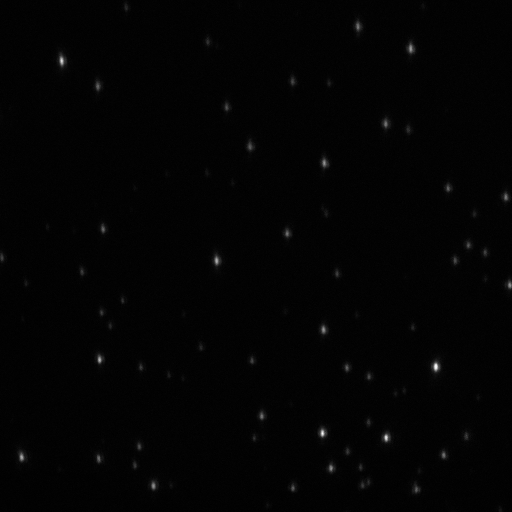
#> input picture X2110-Camera/100x/bQD605/STD_680-2.tif, 512 x 512 px
$ python wavelength_calculation_two_colors.py
#> lines starting #> are read from the running program, lines starting #| are printed output that depends on the picture
# =============================================================================
# This code calculates the wavelength based on the calibration of the prism.
# Input: image files with the different colors on imageFiles variable
# Output: graphs of the spectra by wavelength
# coef variable is the 3rd polynomial coefcients from the prism calibration
# Code written by Andre Thomaz 1/22/2018
# =============================================================================


#import seaborn as sns
#sns.set()
import matplotlib.pyplot as plt
import numpy as np
from mpl_toolkits.mplot3d import Axes3D
import scipy.optimize as sp
from skimage.feature import peak_local_max
from PIL import Image
from scipy import sparse
#from scipy.spatial import distance
import pandas as pd


plt.close('all')

#####################################################################################
def twoD_Gaussian(x_y, offset, amplitude, xo, yo, sigma_x, sigma_y, theta):
    x, y = x_y
    xo = float(xo)
    yo = float(yo)
    a = (np.cos(theta)**2)/(2*sigma_x**2) + (np.sin(theta)**2)/(2*sigma_y**2)
    b = -(np.sin(2*theta))/(4*sigma_x**2) + (np.sin(2*theta))/(4*sigma_y**2)
    c = (np.sin(theta)**2)/(2*sigma_x**2) + (np.cos(theta)**2)/(2*sigma_y**2)
    g = offset + amplitude*np.exp( - (a*((x-xo)**2) + 2*b*(x-xo)*(y-yo)
                            + c*((y-yo)**2)))
    return g.ravel()

###################################################################################


imagesFiles = [ 'STD_680-2.tif',  'STD_red-2.tif', 'STD_680-2.tif']


image = Image.open(imagesFiles[0])
#> image is the input picture: PIL image 512x512 F; min 15.77, max 5924.7, mean 99.9
im_red = Image.open(imagesFiles[1])
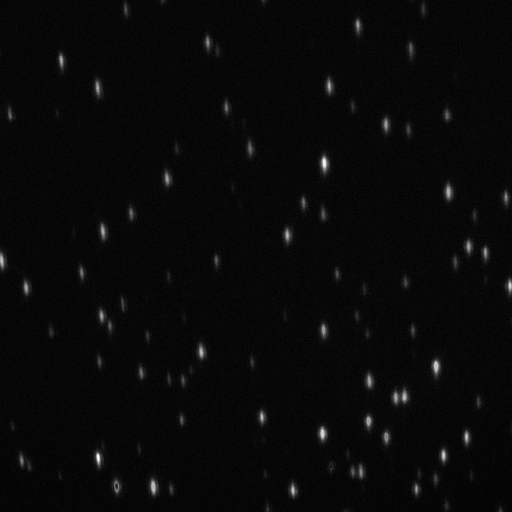
#> input picture X2110-Camera/100x/bQD605/STD_red-2.tif, 512 x 512 px
#> im_red is the input picture: PIL image 512x512 F; min 41.2, max 6733.2, mean 282.5
im_green = Image.open(imagesFiles[2])


image = np.array(image)

#Check treshold, otherwise it may find more than one peak
thr_base = np.max(image)-30*np.std(image)
#> thr_base = 1627.3
peaks_base = peak_local_max(image, min_distance=5, threshold_abs=thr_base)
#> peaks_base = 32 pairs, first value 27 to 489, second value 21 to 505
peaks_base[:,0], peaks_base[:,1] = peaks_base[:,1], peaks_base[:,0].copy()

#Define the size of the box/rectangle to crop the image to find peaks
x_sides = 18
y_top = 40 #if one of the colors is too far away from 680nm rectangle
y_bot = 20


#if points are to close to the borders dont consider it
delete_base = []
for i,points in enumerate(peaks_base):
    if points[1]-y_top<0:                             #if point is too close to the top
        delete_base.append(i)
    elif points[1] + y_bot >image.shape[0]:           #if point is too close to the bottom
        delete_base.append(i)
    if points[0] + 10 > image.shape[1]:               #if point is too close to the right
        delete_base.append(i)
    if points[0] - 10 < 0:                            #if point is too close to the left
        delete_base.append(i)
#> this loop made 32 passes
#> points on passes 1 to 12: [322, 433], [435, 366], [386, 437], [61, 60], [99, 360], [216, 261], [21, 456], [410, 49], [323, 329], [324, 163], [331, 468], [153, 485]
#> after the loop, delete_base = [12, 13]
peaks_base = np.delete(peaks_base, delete_base, 0)
#> peaks_base = 30 pairs, first value 21 to 468, second value 49 to 489

#peaks_base = np.copy(peaks_base[0:6,:]) #Fix this!!!!!!!!!!!!!!!!!!!!!!!
print(str(peaks_base.shape[0]) + ' 680 peaks')
#| 30 680 peaks

#plot image and detected peaks
plt.figure(1)
plt.imshow(image)
plt.grid('off')
plt.scatter(peaks_base[:,0], peaks_base[:,1], facecolor='none', edgecolor="white")

##############################################################################
im_red = np.array(im_red)


# [23 lines of commented-out code are left out]
im_green = np.array(im_green)

# [22 lines of commented-out code are left out]

base_centers = np.empty((0,2))
base_centers_trans = np.empty((0,2)) #trans is in the coordinate system of the masked image below

#if a detected color is to far from the reference peak we need to increase the y box height
box = x_sides
box_y_top = y_top
box_y_bot = y_bot

rows_y = box_y_top + box_y_bot

sumBase = np.empty((rows_y, peaks_base.shape[0])) #empty matrix to hold the collapsed sum of images/spectra


#fitting of a Gaussian to each detected peak before:

for i, peaks in enumerate(peaks_base):

    xmin = peaks[0] - box/2
    xmax = peaks[0] + box/2
    ymin = peaks[1] - box_y_top
    ymax = peaks[1] + box_y_bot

    x = np.arange(xmin, xmax,1)
    y = np.arange(ymin, ymax,1)

    Y, X = np.meshgrid(x,y) #note: meshgrid is needed to use an asymetric grid with plot_surface, I tried mgrid and it didn't work.

    imageMask =  image[int(np.min(X)):int(np.max(X))+1, int(np.min(Y)):int(np.max(Y))+1] #to mask it correctly we have to invert X and Y here
    imageMaskcopy =  np.copy(image)[int(np.min(X)):int(np.max(X))+1, int(np.min(Y)):int(np.max(Y))+1] #copy to do calculation in masked image coordinates


    sumBaseTemp = np.sum(imageMaskcopy, axis=1) #collapse the x direction to get spectra along y direction
    sumBase[:,i] = sumBaseTemp

    ig = (np.min(imageMask), np.max(imageMask) , peaks[1]+0.5, peaks[0]+0.5, 2.0, 2.0, 0.0) #0.5 used to force fit because peaks were to close to the fit
    inpars, pcov = sp.curve_fit(twoD_Gaussian,(X,Y), imageMask.ravel(), p0=ig, maxfev=20000)
    fit3 = twoD_Gaussian((Y, X), *inpars).reshape(X.shape[0], Y.shape[1])

    base_centers = np.append (base_centers, [[inpars[2], inpars[3]]], axis=0)
    base_centers_trans = np.append (base_centers_trans, [[inpars[2]-ymin, inpars[3]-xmin]], axis=0) #parameters minx ymin and xmin to translate
#> this loop made 30 passes
#> (peaks, xmin, xmax, ymin, ymax, ig) on pass 1: ([322, 433], 313, 331, 393, 453, (21.55, 5924.7, 433.5, 322.5, 2, 2, 0))
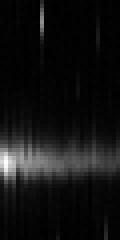
#> sumBase: shape (60, 30) float64 (shown 4 times larger); min 1186.4, max 31361.7, mean 3432.1; drawn with min black and max white
                                                                                                    # [29 lines of commented-out code are left out]
base_centers[:, 0], base_centers[:, 1] = base_centers[:, 1], base_centers[:, 0].copy() #invert back to X,Y order
#base_centers_trans = np.array([base_centers_trans_temp][0])
base_centers_trans[:, 0], base_centers_trans[:, 1] = base_centers_trans[:, 1], base_centers_trans[:, 0].copy() #invert back to X,Y order
#print(str(base_centers.shape[0]) + ' 680 peaks cleaned')
#
#Test Peaks fitting
plt.figure(2)
plt.imshow(image)
plt.grid('off')
plt.scatter(peaks_base[:,0], peaks_base[:,1], facecolor='none', edgecolor="g")
plt.scatter(base_centers[:,0], base_centers[:,1], facecolor='none', edgecolor="r")

#######################################################################################################


#if a detected color is to far from the reference peak we need to increase the y box height
box = x_sides
box_y_top = y_top
box_y_bot = y_bot


rows_y = box_y_top + box_y_bot


sumRed = np.empty((rows_y, base_centers.shape[0]))

for i,peaks in enumerate(peaks_base):

    xmin = peaks[0] - box/2
    xmax = peaks[0] + box/2
    ymin = peaks[1] - box_y_top
    ymax = peaks[1] + box_y_bot

    x = np.arange(xmin, xmax,1)
    y = np.arange(ymin, ymax,1)

    Y, X = np.meshgrid(x,y) #note: meshgrid is needed to use an asymetric grid with plot_surface, I tried mgrid and it didn't work

    redMask =  im_red[int(np.min(X)):int(np.max(X))+1, int(np.min(Y)):int(np.max(Y))+1] #to mask it correctly we have to invert X and Y here
    redMaskcopy =  np.copy(im_red)[int(np.min(X)):int(np.max(X))+1, int(np.min(Y)):int(np.max(Y))+1]

    sumRedTemp = np.sum(redMaskcopy, axis=1)
    sumRed[:,i] = sumRedTemp
#> this loop made 30 passes
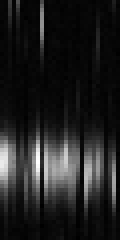
#> sumRed: shape (60, 30) float64 (shown 4 times larger); min 3193.5, max 41846.5, mean 8164.2; drawn with min black and max white

    # [9 lines of commented-out code are left out]
box = x_sides
box_y_top = y_top
box_y_bot = y_bot


rows_y = box_y_top + box_y_bot
#rows_y += 1


sumGreen = np.empty((rows_y, base_centers.shape[0]))

for i,peaks in enumerate(peaks_base):

    xmin = peaks[0] - box/2
    xmax = peaks[0] + box/2
    ymin = peaks[1] - box_y_top
    ymax = peaks[1] + box_y_bot

    x = np.arange(xmin, xmax,1)
    y = np.arange(ymin, ymax,1)

    Y, X = np.meshgrid(x,y) #note: meshgrid is needed to use an asymetric grid with plot_surface, I tried mgrid and it didn't work


    greenMask = im_green[int(np.min(X)):int(np.max(X))+1, int(np.min(Y)):int(np.max(Y))+1] #to mask it correctly we have to invert X and Y here

    greenMaskcopy =  np.copy(im_green)[int(np.min(X)):int(np.max(X))+1, int(np.min(Y)):int(np.max(Y))+1]
    sumGreenTemp = np.sum(greenMaskcopy, axis=1)

    sumGreen[:,i] = sumGreenTemp

#    fig = plt.figure(i+10)
#    ax1 = fig.gca(projection='3d')
#    ax1.plot_surface(X, Y, greenMask, cmap="jet", linewidth=0, antialiased=False, alpha=0.5)


#########################################################################################################
#Function to remove baseline by "Asymmetric Least Squares Smoothing" by P. Eilers and H. Boelens 2005
def baseline_als(y, lam, p, niter=10):
  L = len(y)
  D = sparse.csc_matrix(np.diff(np.eye(L), 2))
  w = np.ones(L)
  for i in range(niter):
    W = sparse.spdiags(w, 0, L, L)
    Z = W + lam * D.dot(D.transpose())
    z = sparse.linalg.spsolve(Z, w*y)
    w = p * (y > z) + (1-p) * (y < z)
  return z


#Wavelength Calculation
#coef comes from the calibration => coefficient of a 3rd order polynomial
coef = np.array([
-0.0001188, 0.01139, 4.18, 680])

p = np.poly1d(coef)

#In this case there is some leaking between the channels and also because the mask box is big a lot of the
#masked image is background, setting this intervals to 0 takes care of this
sumGreen[36:,:] = 0
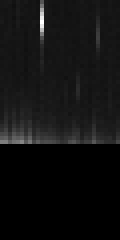
#> sumGreen: shape (60, 30) float64 (shown 4 times larger); min 0, max 18180.8, mean 1228.1; drawn with min black and max white
#sumGreen[35:,:] = 0
#sumRed[0:35,:] = 0
sumBase[0:35,:] = 0
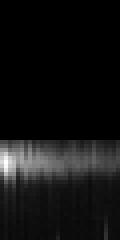
#> sumBase: shape (60, 30) float64 (shown 4 times larger); min 0, max 31361.7, mean 2296.5; drawn with min black and max white


#Tables to hold spectral mean for each channel
spectralMeanTableRed = np.empty((np.shape(base_centers_trans)[0],1))
spectralMeanTableGreen = np.empty((np.shape(base_centers_trans)[0],1))
spectralMeanTableBase = np.empty((np.shape(base_centers_trans)[0],1))
wavelengthTable = []


#for each center in the translated coordinate system of the masked image calculates the new wavelenght calibration
#by making the fitted center zero pixel displacement and applying the 3rd polynomial
for i, centers in enumerate(base_centers_trans):
    pixels = np.arange(0,rows_y,1)
    x_center = centers[0]
    y_center = centers[1]
    pixels_x = pixels - x_center
    pixels_y = pixels - y_center
    pixel_disp = p(pixels_y)


    sumNormRed = (sumRed[:,i]) /np.max(sumRed[:,i])
    sumNormGreen = (sumGreen[:,i]) /np.max(sumGreen[:,i])
    sumNormBase = (sumBase[:,i])/np.max(sumBase[:,i])

    redMax = np.max(sumNormRed)
    redSTD = np.std(sumNormRed)

    if (redMax-redSTD) < 0.71:
        sumNormRed.fill(0.0)

    #Save spectra by wavelength
    wavelengthTable.append(list(pixel_disp.T))
    wavelengthTable.append(list(sumNormRed.T))
    wavelengthTable.append(list(sumNormGreen.T))

    #Spectral mean Calculation (wavelength average weighted by intensity)
    spectralMeanRed = np.sum(np.multiply(sumRed[:,i],pixel_disp))/np.sum(sumRed[:,i])


    spectralMeanGreen = np.sum(np.multiply(sumGreen[:,i],pixel_disp))/np.sum(sumGreen[:,i])

    spectralMeanBase = np.sum(np.multiply(sumBase[:,i],pixel_disp))/np.sum(sumBase[:,i])


    spectralMeanTableRed[i,0] = spectralMeanRed
    spectralMeanTableGreen[i,0] = spectralMeanGreen
    spectralMeanTableBase[i,0] = spectralMeanBase


    plt.figure(4)
    plt.scatter([680.0],spectralMeanRed )
    plt.scatter([580.0],spectralMeanGreen )
    # [7 lines of commented-out code are left out]
    if i not in [100]:
        plt.figure(6)
        ##        zz = baseline_als(sumRed[30:,i], 1000000, 0.0001)
        ##        corre = sumRed[30:,i]-zz
        ##        corre = corre/np.max(corre)
        plt.plot(pixel_disp,sumNormRed, label=i)
        # [6 lines of commented-out code are left out]
        plt.xlim(650,800)
#> this loop made 30 passes
#> centers on passes 1 to 12: [9.11, 39.66], [9.48, 40.33], [8.82, 40.26], [9.31, 40.36], [9.18, 39.06], [9.29, 39.21], [9.23, 40.6], [9.4, 39.18], [9.13, 40.3], [8.99, 39.61], [8.63, 39.7], [9.08, 40.24]
#        plt.xlim(640,720)
#        plt.ylim(0,1.2)
#
#Plot spectral mean for each color/dye
plt.figure(3)
plt.errorbar([580.0], np.mean(spectralMeanTableGreen),yerr=np.std(spectralMeanTableGreen), marker='o', markersize=5)
plt.errorbar([680.0], np.mean(spectralMeanTableRed), yerr=np.std(spectralMeanTableRed), marker='o', markersize=5)
#plt.errorbar([680.0], np.mean(spectralMeanTableBase), yerr=np.std(spectralMeanTableBase), marker='o', markersize=5)
plt.xticks(np.arange(560,750,20))
plt.yticks(np.arange(560,750,20))
plt.xlim(570,700)
plt.ylim(560,720)
plt.grid('on')
plt.xlabel('Nominal Wavelength (nm)')
plt.ylabel('Spectral Mean (nm)')

#
df = pd.DataFrame(wavelengthTable)
df = df.T
col_names = ['Wavelength', 'Red', 'Green']

df.columns = col_names*(int(len(df.columns)/3))
file_name = imagesFiles[0].split('-')
file_name = file_name[1].split('.')

writer = pd.ExcelWriter('output-' + file_name[0] + '.xlsx')
df.to_excel(writer,'Sheet1')
#> (the run stopped early here; a loop or call above may not have finished)
